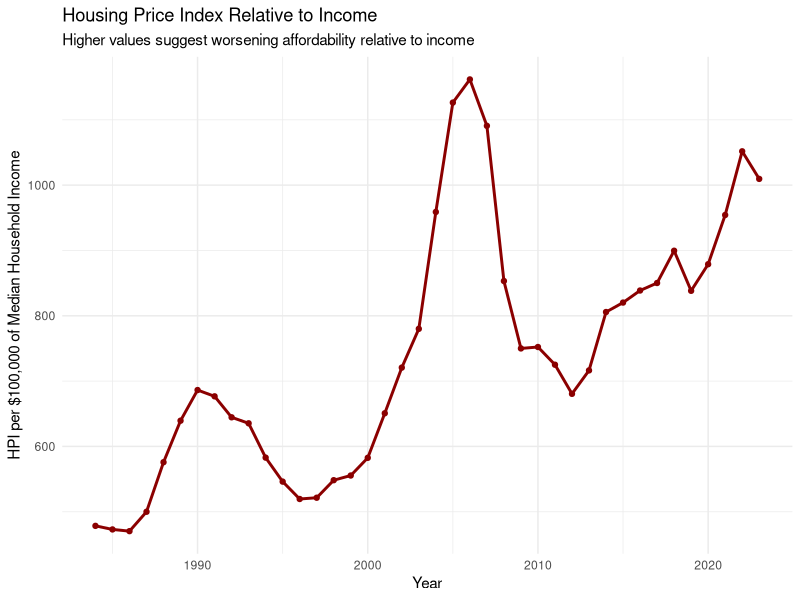
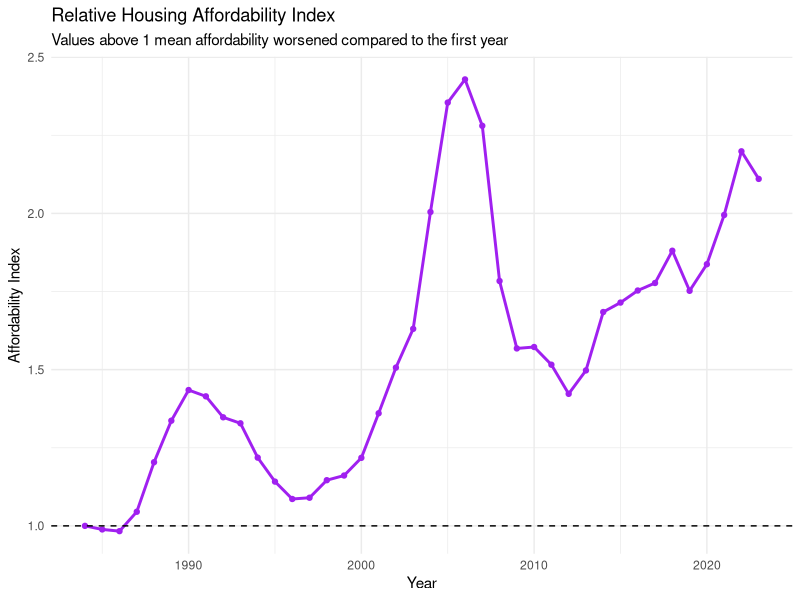
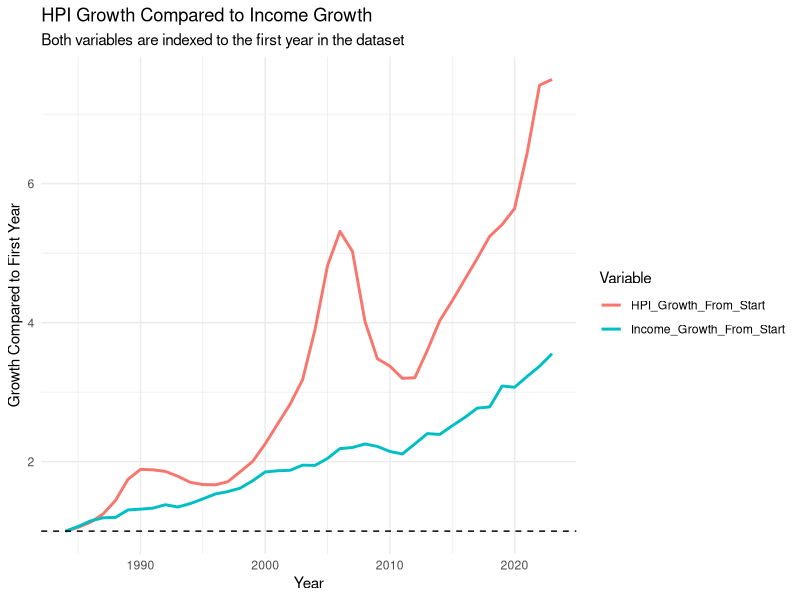
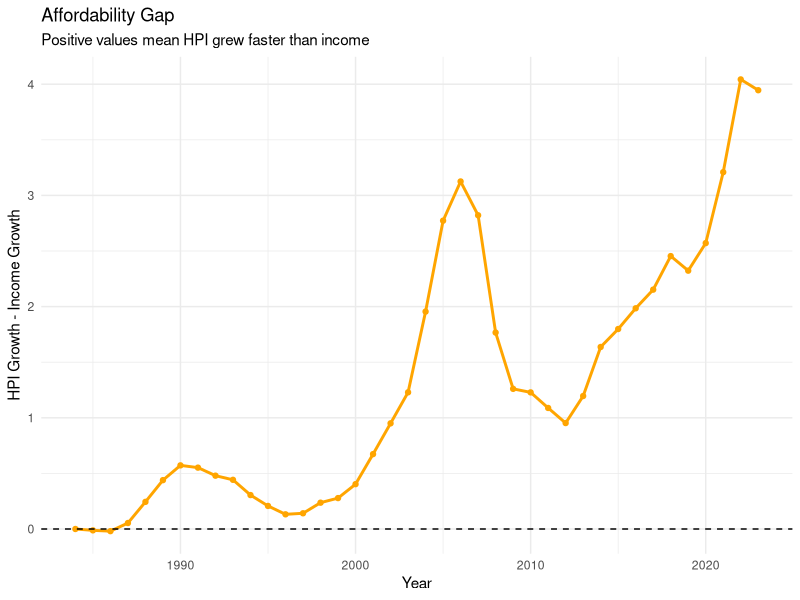
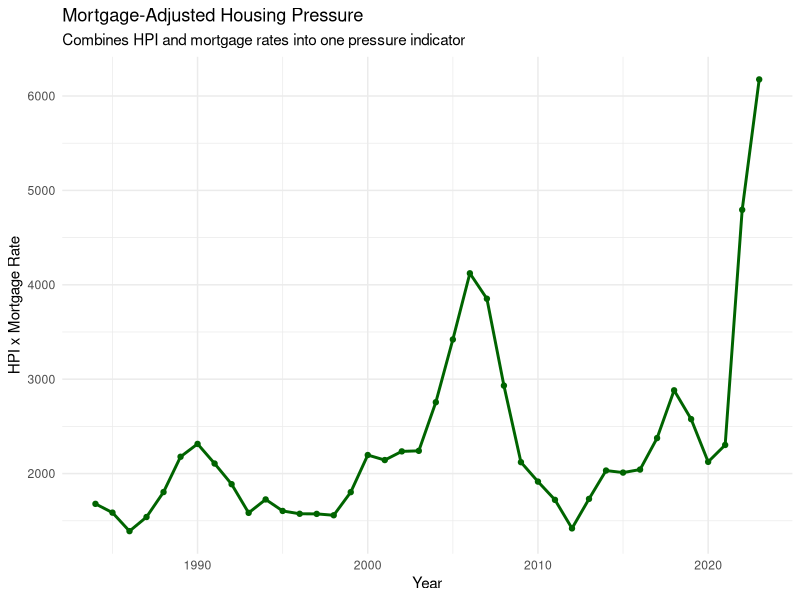
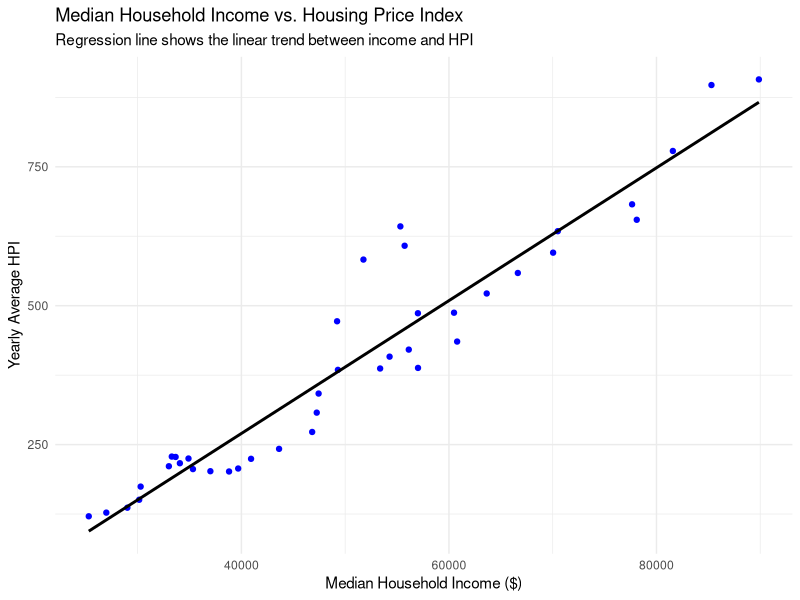

These figures' R source, in order:
## ---- chunk 1
library(tidyverse)
library(ggplot2)

knitr::opts_chunk$set(
  echo = TRUE,
  message = FALSE,
  warning = FALSE
)

options(scipen = 999)
## ---- chunk 2
required_files <- c(
  "CASTHPI_yearly_cleaned.csv",
  "cleaned_income_data.csv",
  "cleaned_mortgage_rates_annual_avg.csv"
)

missing_files <- required_files[!file.exists(required_files)]

if (length(missing_files) > 0) {
  stop(
    paste(
      "Missing file(s):",
      paste(missing_files, collapse = ", "),
      "\nCurrent working directory is:",
      getwd(),
      "\nMove this Rmd file into the same folder as the CSV files or set the working directory correctly."
    )
  )
}

hpi_data <- read_csv("CASTHPI_yearly_cleaned.csv")

income_data <- read_csv("cleaned_income_data.csv") %>%
  rename(Year = Date)

mortgage_data <- read_csv(
  "cleaned_mortgage_rates_annual_avg.csv",
  skip = 7,
  col_names = c(
    "Year",
    "Average_Mortgage_Rate",
    "Lowest_Mortgage_Rate",
    "Highest_Mortgage_Rate",
    "Number_Of_Weeks"
  )
)

glimpse(hpi_data)
glimpse(income_data)
glimpse(mortgage_data)
## ---- chunk 3
hpi_data <- hpi_data %>%
  mutate(
    Year = as.numeric(Year),
    Yearly_Average_HPI = as.numeric(Yearly_Average_HPI),
    Lowest_Quarterly_HPI = as.numeric(Lowest_Quarterly_HPI),
    Highest_Quarterly_HPI = as.numeric(Highest_Quarterly_HPI)
  )

income_data <- income_data %>%
  mutate(
    Year = as.numeric(Year),
    Median_Household_Income = as.numeric(Median_Household_Income)
  )

mortgage_data <- mortgage_data %>%
  mutate(
    Year = as.numeric(Year),
    Average_Mortgage_Rate = as.numeric(Average_Mortgage_Rate),
    Lowest_Mortgage_Rate = as.numeric(Lowest_Mortgage_Rate),
    Highest_Mortgage_Rate = as.numeric(Highest_Mortgage_Rate),
    Number_Of_Weeks = as.numeric(Number_Of_Weeks)
  )

combined_data <- hpi_data %>%
  left_join(income_data, by = "Year") %>%
  left_join(mortgage_data, by = "Year") %>%
  arrange(Year) %>%
  drop_na()

glimpse(combined_data)

knitr::kable(
  head(combined_data),
  caption = "Preview of merged HPI, income, and mortgage data"
)
## ---- chunk 4
feature_data <- combined_data %>%
  mutate(
    HPI_to_Income_Ratio = Yearly_Average_HPI / Median_Household_Income,

    HPI_per_100k_Income = Yearly_Average_HPI / (Median_Household_Income / 100000),

    Affordability_Index = HPI_to_Income_Ratio / first(HPI_to_Income_Ratio),

    Income_Growth_From_Start = Median_Household_Income / first(Median_Household_Income),

    HPI_Growth_From_Start = Yearly_Average_HPI / first(Yearly_Average_HPI),

    Affordability_Gap = HPI_Growth_From_Start - Income_Growth_From_Start,

    Mortgage_Adjusted_HPI = Yearly_Average_HPI * Average_Mortgage_Rate
  )

glimpse(feature_data)

knitr::kable(
  head(feature_data),
  caption = "Preview of feature engineered dataset"
)
## ---- chunk 5
feature_descriptions <- tibble(
  Feature = c(
    "HPI_to_Income_Ratio",
    "HPI_per_100k_Income",
    "Affordability_Index",
    "Income_Growth_From_Start",
    "HPI_Growth_From_Start",
    "Affordability_Gap",
    "Mortgage_Adjusted_HPI"
  ),
  Meaning = c(
    "Yearly average HPI divided by median household income",
    "HPI scaled per $100,000 of median household income",
    "HPI-to-income ratio compared to the first year in the dataset",
    "Median household income growth compared to the first year",
    "HPI growth compared to the first year",
    "Difference between HPI growth and income growth",
    "HPI multiplied by average mortgage rate"
  ),
  Interpretation = c(
    "Higher value suggests housing prices are higher relative to income",
    "Higher value suggests worse affordability relative to a fixed income scale",
    "Values above 1 suggest affordability worsened compared to the first year",
    "Values above 1 mean income increased compared to the first year",
    "Values above 1 mean HPI increased compared to the first year",
    "Positive values mean HPI grew faster than income",
    "Higher value suggests more buyer pressure from prices and interest rates together"
  )
)

knitr::kable(
  feature_descriptions,
  caption = "Feature engineering descriptions"
)
## ---- chunk 6
hpi_income_ratio_plot <- ggplot(feature_data, aes(x = Year, y = HPI_per_100k_Income)) +
  geom_line(linewidth = 1, color = "darkred") +
  geom_point(color = "darkred") +
  theme_minimal() +
  labs(
    title = "Housing Price Index Relative to Income",
    subtitle = "Higher values suggest worsening affordability relative to income",
    x = "Year",
    y = "HPI per $100,000 of Median Household Income"
  )

hpi_income_ratio_plot
## ---- chunk 7
affordability_index_plot <- ggplot(feature_data, aes(x = Year, y = Affordability_Index)) +
  geom_line(linewidth = 1, color = "purple") +
  geom_point(color = "purple") +
  geom_hline(yintercept = 1, linetype = "dashed") +
  theme_minimal() +
  labs(
    title = "Relative Housing Affordability Index",
    subtitle = "Values above 1 mean affordability worsened compared to the first year",
    x = "Year",
    y = "Affordability Index"
  )

affordability_index_plot
## ---- chunk 8
growth_data <- feature_data %>%
  select(Year, Income_Growth_From_Start, HPI_Growth_From_Start) %>%
  pivot_longer(
    cols = -Year,
    names_to = "Variable",
    values_to = "Growth_From_Start"
  )

growth_comparison_plot <- ggplot(growth_data, aes(x = Year, y = Growth_From_Start, color = Variable)) +
  geom_line(linewidth = 1) +
  geom_hline(yintercept = 1, linetype = "dashed") +
  theme_minimal() +
  labs(
    title = "HPI Growth Compared to Income Growth",
    subtitle = "Both variables are indexed to the first year in the dataset",
    x = "Year",
    y = "Growth Compared to First Year",
    color = "Variable"
  )

growth_comparison_plot
## ---- chunk 9
affordability_gap_plot <- ggplot(feature_data, aes(x = Year, y = Affordability_Gap)) +
  geom_line(linewidth = 1, color = "orange") +
  geom_point(color = "orange") +
  geom_hline(yintercept = 0, linetype = "dashed") +
  theme_minimal() +
  labs(
    title = "Affordability Gap",
    subtitle = "Positive values mean HPI grew faster than income",
    x = "Year",
    y = "HPI Growth - Income Growth"
  )

affordability_gap_plot
## ---- chunk 10
mortgage_adjusted_hpi_plot <- ggplot(feature_data, aes(x = Year, y = Mortgage_Adjusted_HPI)) +
  geom_line(linewidth = 1, color = "darkgreen") +
  geom_point(color = "darkgreen") +
  theme_minimal() +
  labs(
    title = "Mortgage-Adjusted Housing Pressure",
    subtitle = "Combines HPI and mortgage rates into one pressure indicator",
    x = "Year",
    y = "HPI x Mortgage Rate"
  )

mortgage_adjusted_hpi_plot
## ---- chunk 11
income_hpi_scatter_plot <- ggplot(
  feature_data,
  aes(x = Median_Household_Income, y = Yearly_Average_HPI)
) +
  geom_point(color = "blue") +
  geom_smooth(method = "lm", se = FALSE, color = "black") +
  theme_minimal() +
  labs(
    title = "Median Household Income vs. Housing Price Index",
    subtitle = "Regression line shows the linear trend between income and HPI",
    x = "Median Household Income ($)",
    y = "Yearly Average HPI"
  )

income_hpi_scatter_plot
## ---- chunk 12
write_csv(feature_data, "feature_engineered_affordability_data.csv")

cat("Saved feature engineered dataset as: feature_engineered_affordability_data.csv\n")
## ---- chunk 13
cat("Feature Engineering Summary\n\n")
cat("Created HPI-to-income ratio as a relative affordability indicator.\n")
cat("Created HPI per $100,000 of income for easier interpretation.\n")
cat("Created an affordability index relative to the first year in the dataset.\n")
cat("Created growth features comparing HPI growth and income growth.\n")
cat("Created an affordability gap feature to show whether HPI grew faster than income.\n")
cat("Created a mortgage-adjusted HPI pressure feature.\n")
cat("Skipped regional indicators because the current datasets are statewide California data.\n")
